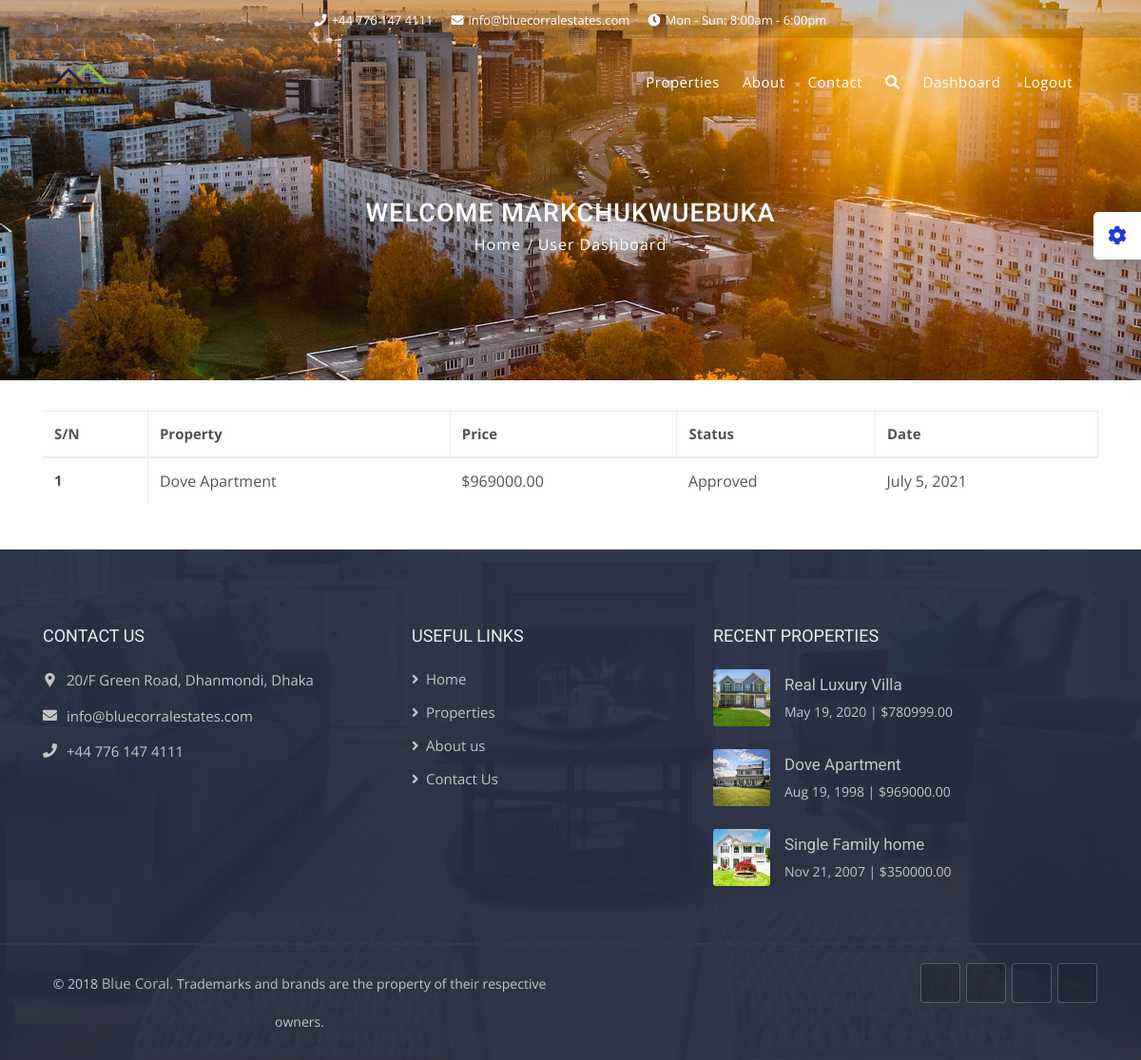
The app's page /dashboard/ (signed in) with its own data.
### app/models.py (models this page shows, shortened)
class Transaction(models.Model):
    user = models.ForeignKey(User, on_delete=models.CASCADE)
    property = models.ForeignKey(Property, on_delete=models.CASCADE)
    status = models.CharField(max_length=100, default='Pending')
    creation_date = models.DateField(auto_now=True)

class Property(models.Model):
    status = (
        ('re', 'Rent'),
        ('sa', 'Sale')
    )
    yes_no = (
        ('Y', 'Yes'),
        ('N', 'No')
    )
    name = models.CharField(null=False, blank=False, max_length=50)
    description = models.TextField()
    price = models.DecimalField(max_digits = 8, decimal_places=2, null=False, blank=False)
    city = models.CharField(null=False, blank=False, max_length=30)
    floor_plan = models.ImageField(upload_to ='uploads/')
    video = models.FileField(upload_to='uploads/', default="")
    image_1 = models.ImageField(upload_to ='uploads/')
    image_2 = models.ImageField(upload_to ='uploads/', null=True, blank=True)
    image_3 = models.ImageField(upload_to ='uploads/', null=True, blank=True)
    image_4 = models.ImageField(upload_to ='uploads/', null=True, blank=True)
    image_5 = models.ImageField(upload_to ='uploads/', null=True, blank=True)
    image_6 = models.ImageField(upload_to ='uploads/', null=True, blank=True)
    image_7 = models.ImageField(upload_to ='uploads/', null=True, blank=True)
    image_8 = models.ImageField(upload_to ='uploads/', null=True, blank=True)
    image_9 = models.ImageField(upload_to ='uploads/', null=True, blank=True)
    image_10 = models.ImageField(upload_to ='uploads/', null=True, blank=True)
    bathroom = models.IntegerField(null=False)
    address = models.CharField(max_length=100, null=False, blank=False)
    kitchen = models.IntegerField(null=False, blank=False)
    garage = models.IntegerField(null=False, blank=False)
    bedrooms = models.IntegerField(null=False, blank=False)
    sqft = models.IntegerField(null=False, blank=False)
    status = models.CharField(choices=status, max_length=10)
    date_built = models.DateField()
    balcony = models.IntegerField(null=False, blank=False)
    archive = models.BooleanField(default=False)
    parking = models.CharField(choices=yes_no, max_length=30)
    land_area = models.IntegerField(null=False, blank=False)
    property_lot_size = models.IntegerField(null=False, blank=False)
    size = models.IntegerField(null=False, blank=False)
    sold = models.BooleanField(default=False)

### app/views.py (the view)
# urls.py: path('dashboard/', views.user_dashboard, name='user_dashboard'),
@login_required
def user_dashboard(request):
    context={
        'current_user': request.user,
        'transactions':Transaction.objects.filter(user=request.user).order_by('-id'),
        'properties' : Property.objects.all().order_by('-id'),
        'footer_properties' : Property.objects.all().order_by('-id')[:3]
    }
    return render(request,'user-dashboard.html', context)

### templates/user-dashboard.html (shortened to what this page needs)
{% extends 'base.html' %}
{% load static %}
{% block body %}
<header class="main-header sticky-header" id="main-header-2">
    <div class="container">
        <div class="row">
            <div class="col-12">
                <nav class="navbar navbar-expand-lg navbar-light rounded">
                    <a class="navbar-brand logo" href="{% url 'home' %}">
                        <img src="{% static 'img/logos/black-logo.png' %}" alt="logo">
                    </a>
                    <div class="collapse navbar-collapse" id="navbar">
                        <ul class="navbar-nav justify-content-end ml-auto">
                            <li class="nav-item">
                                <a class="nav-link" href="{% url 'properties' %}"  aria-haspopup="true" aria-expanded="false">
                                    Properties
                                </a>
                            </li>
                            <li class="nav-item">
                                <a class="nav-link" href="{% url 'about' %}"  aria-haspopup="true" aria-expanded="false">
                                    About
                                </a>
                            </li>
                            <li class="nav-item dropdown">
                                <a class="nav-link" href="{% url 'contact' %}"  aria-haspopup="true" aria-expanded="false">
                                    Contact
                                </a>
                            </li>
                            <li class="nav-item dropdown">
                                <a href="#full-page-search" class="nav-link">
                                    <i class="fa fa-search"></i>
                                </a>
                            </li>
                            {% if request.user.is_authenticated %}
                                    {% if user.is_superuser %}
                                        <li class="nav-item">
                                            <a href="{% url 'admin_dashboard' %}" class="nav-link">Dashboard </a>
                                        </li>
                                    {% else %}
                                        <li class="nav-item">
                                            <a href="{% url 'user_dashboard' %}" class="nav-link">Dashboard </a>
                                        </li>
                                    {% endif %}
                                    <li class="nav-item">
                                        <a href="{% url 'logout' %}" class="nav-link">Logout </a>
                                    </li>
                                {% endif %}
                            <li class="nav-item sb2">
                            </li>
                        </ul>
                    </div>
                </nav>
            </div>
        </div>
    </div>
</header>
<div class="sub-banner">
    <div class="container">
        <div class="breadcrumb-area">
            <h1>Welcome {{current_user.username}}</h1>
            <ul class="breadcrumbs">
                <li><a href="{% url 'home' %}">Home</a></li>
                <li class="active">User Dashboard</li>
            </ul>
        </div>
    </div>
</div>
<div class="container my-3 py-3">
    {% if transactions %}
        <table class="table table-hover table-fixed">
            <thead>
            <tr>
                <th>S/N</th>
                <th>Property</th>
                <th>Price</th>
                <th>Status</th>
                <th>Date</th>
            </tr>
            </thead>
            <tbody>
                {% for transaction in transactions %}
                    <tr>
                        <th scope="row">{{transaction.id}}</th>
                        <td>{{transaction.property.name}}</td>
                        <td>${{transaction.property.price}}</td>
                        <td>{{transaction.status}}</td>
                        <td>{{transaction.creation_date}}</td>
                    </tr>
                {% endfor %}
            </tbody>
        </table>
    {% else %}
        <h2>You have no preperty at the moment</h2>
        <a class="btn btn-sm btn-primary mr-1 btn-lg my-4" href="{% url 'properties' %}" style="margin-left: 40%;">See our properties</a>
    {% endif %}
</div>
{% endblock body %}

### templates/base.html (shortened to what this page needs)
{% load static %}
<!DOCTYPE html>
<html lang="zxx">
<head>
    <link type="text/css" rel="stylesheet" href="{% static 'css/bootstrap.min.css' %}">
    <link type="text/css" rel="stylesheet" href="{% static 'css/magnific-popup.css' %}">
    <link type="text/css" rel="stylesheet" href="{% static 'css/jquery.selectBox.css' %}">
    <link type="text/css" rel="stylesheet" href="{% static 'css/dropzone.css' %}">
    <link type="text/css" rel="stylesheet" href="{% static 'css/rangeslider.css' %}">
    <link type="text/css" rel="stylesheet" href="{% static 'css/animate.min.css' %}">
    <link type="text/css" rel="stylesheet" href="{% static 'css/leaflet.css' %}">
    <link type="text/css" rel="stylesheet" href="{% static 'css/slick.css' %}">
    <link type="text/css" rel="stylesheet" href="{% static 'css/slick-theme.css' %}">
    <link type="text/css" rel="stylesheet" href="{% static 'css/slick-theme.css' %}">
    <link type="text/css" rel="stylesheet" href="{% static 'css/map.css' %}">
    <link type="text/css" rel="stylesheet" href="{% static 'css/jquery.mCustomScrollbar.css' %}">
    <link type="text/css" rel="stylesheet" href="{% static 'fonts/font-awesome/css/font-awesome.min.css' %}">
    <link type="text/css" rel="stylesheet" href="{% static 'fonts/flaticon/font/flaticon.css' %}">
    <link type="text/css" rel="stylesheet" href="{% static 'css/style.css' %}">
    <link rel="stylesheet" type="text/css" id="style_sheet" href="{% static 'css/skins/default.css' %}">
    <link rel="stylesheet" href="https://cdnjs.cloudflare.com/ajax/libs/font-awesome/5.12.1/css/all.min.css">
</head>
<body id="top" class="index-body">
    {% block header %}
    <header class="top-header th-bg" id="top-header-2">
        <div class="container">
            <div class="row">
                <div class="col-lg-12 col-md-12 col-sm-12 text-center">
                    <div class="list-inline">
                        <a href="tel:+447761474111"><i class="fa fa-phone"></i>+44 776 147 4111</a>
                        <a href="tel:info@bluecorralestates.com"><i class="fa fa-envelope"></i>info@bluecorralestates.com</a>
                        <a href="#" class="mr-0"><i class="fa fa-clock-o"></i>Mon - Sun: 8:00am - 6:00pm</a>
                    </div>
                </div>
            </div>
        </div>
    </header>
    {% endblock header %}
    {% block body %}
    {% endblock body %}
{% block footer %}
    <footer class="footer">
        <div class="container footer-inner">
            <div class="row">
                <div class="col-xl-4 col-lg-3 col-md-6 col-sm-6">
                    <div class="footer-item">
                        <h4>Contact Us</h4>
                        <ul class="contact-info">
                            <li>
                                <i class="flaticon-facebook-placeholder-for-locate-places-on-maps"></i>20/F Green Road, Dhanmondi, Dhaka
                            </li>
                            <li>
                                <i class="fa fa-envelope"></i><a href="mailto:info@bluecorralestates.com">info@bluecorralestates.com</a>
                            </li>
                            <li>
                                <i class="fa fa-phone"></i><a href="tel:+447761474111">+44 776 147 4111</a>
                            </li>
                        </ul>
                    </div>
                </div>
                <div class="col-xl-2 col-lg-4 col-md-6 col-sm-6">
                    <div class="footer-item"   style="padding-left: 5%;">
                        <h4>
                            Useful Links
                        </h4>
                        <ul class="links">
                            <li>
                                <a href="{% url 'home' %}"><i class="fa fa-angle-right"></i>Home</a>
                            </li>
                            <li>
                                <a href="{% url 'properties' %}"><i class="fa fa-angle-right"></i>Properties</a>
                            </li>
                            <li>
                                <a href="{% url 'about' %}"><i class="fa fa-angle-right"></i>About us</a>
                            </li>
                            <li>
                                <a href="{% url 'contact' %}"><i class="fa fa-angle-right"></i>Contact Us</a>
                            </li>
                        </ul>
                    </div>
                </div>
                <div class="col-xl-6 col-lg-5 col-md-12 col-sm-12">
                    <div class="footer-item recent-posts"   style="padding-left: 25%;">
                        <h4>Recent Properties</h4>
                        {% for property in footer_properties %}
                        <div class="media mb-4">
                            <a href="{% url 'property-detail' property.id %}">
                                <img src="{{property.image_1.url}}" alt="sub-property" style="width: 60px; height: 60px;">
                            </a>
                            <div class="media-body align-self-center">
                                <h5>
                                    <a href="{% url 'property-detail' property.id %}">{{property.name}}</a>
                                </h5>
                                <p>{{property.date_built|date:"M j, Y"}} | ${{property.price}}</p>
                            </div>
                        </div>
                        {% endfor %}
                    </div>
                </div>
            </div>
        </div>
        <div class="sub-footer text-center">
            <div class="container text-center">
                <div class="row text-center">
                    <div class="col-lg-6 col-md-12 text-center">
                        <p class="copy">© 2018 <a href="#">Blue Coral.</a> Trademarks and brands are the property of their respective owners.</p>
                    </div>
                    <div class="col-lg-6 col-md-12 text-center">
                        <ul class="social-list clearfix">
                            <li><a href="#" class="facebook-bg"><i class="fa fa-facebook"></i></a></li>
                            <li><a href="#" class="twitter-bg"><i class="fa fa-twitter"></i></a></li>
                            <li><a href="#" class="google-bg"><i class="fa fa-google-plus"></i></a></li>
                            <li><a href="#" class="linkedin-bg"><i class="fa fa-linkedin"></i></a></li>
                        </ul>
                    </div>
                </div>
            </div>
        </div>
    </footer>
{% endblock footer %}
</body>
</html>

### templates/base.html (style rules this page uses)
a:link { text-decoration: none; }
header { left: 0px; right: 0px; }

### records on screen
Property: image_1 (picture), name "Real Luxury Villa", date_built "May 19, 2020", price "780999.00"
Property: image_1 (picture), name "Dove Apartment", date_built "Aug 19, 1998", price "969000.00"
Property: image_1 (picture), name "Single Family home", date_built "Nov 21, 2007", price "350000.00"

### other values on screen
{{ current_user.username }} "MARKCHUKWUEBUKA"
